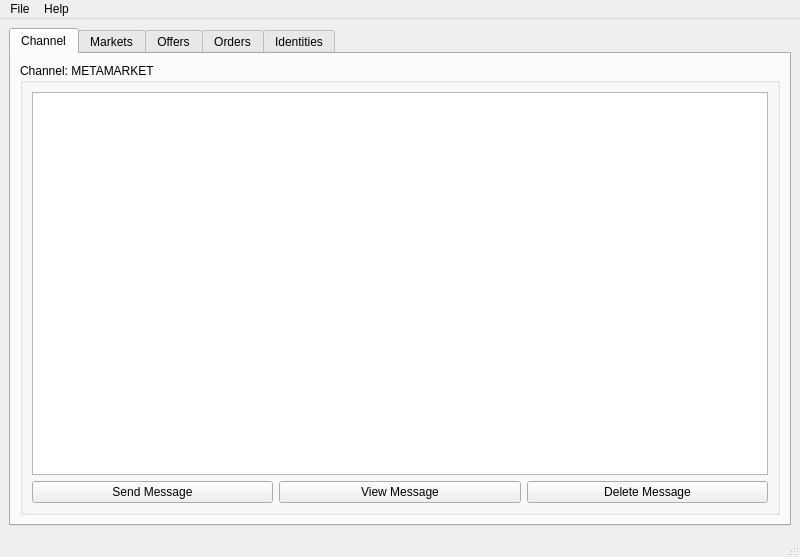
<?xml version="1.0" encoding="UTF-8"?>
<ui version="4.0">
 <class>MainWindow</class>
 <widget class="QMainWindow" name="MainWindow">
  <property name="geometry">
   <rect>
    <x>0</x>
    <y>0</y>
    <width>800</width>
    <height>557</height>
   </rect>
  </property>
  <property name="windowTitle">
   <string>METAmarket-Qt</string>
  </property>
  <widget class="QWidget" name="centralwidget">
   <layout class="QGridLayout" name="gridLayout">
    <item row="1" column="0">
     <widget class="QTabWidget" name="tabwidget">
      <property name="currentIndex">
       <number>0</number>
      </property>
      <widget class="QWidget" name="chan_tab">
       <attribute name="title">
        <string>Channel</string>
       </attribute>
       <layout class="QGridLayout" name="gridLayout_3">
        <item row="1" column="0">
         <widget class="QGroupBox" name="chan_groupbox">
          <property name="title">
           <string>Channel: METAMARKET</string>
          </property>
          <layout class="QGridLayout" name="gridLayout_2">
           <item row="0" column="0">
            <layout class="QVBoxLayout" name="verticalLayout">
             <item>
              <widget class="QListWidget" name="chan_list"/>
             </item>
             <item>
              <layout class="QHBoxLayout" name="horizontalLayout">
               <item>
                <widget class="QPushButton" name="chan_send_button">
                 <property name="text">
                  <string>Send Message</string>
                 </property>
                </widget>
               </item>
               <item>
                <widget class="QPushButton" name="chan_view_button">
                 <property name="text">
                  <string>View Message</string>
                 </property>
                </widget>
               </item>
               <item>
                <widget class="QPushButton" name="chan_delete_button">
                 <property name="text">
                  <string>Delete Message</string>
                 </property>
                </widget>
               </item>
              </layout>
             </item>
            </layout>
           </item>
          </layout>
         </widget>
        </item>
       </layout>
      </widget>
      <widget class="QWidget" name="market_tab">
       <attribute name="title">
        <string>Markets</string>
       </attribute>
       <layout class="QGridLayout" name="gridLayout_7">
        <item row="0" column="0">
         <widget class="QGroupBox" name="market_groupbox">
          <property name="title">
           <string>Available Markets:</string>
          </property>
          <layout class="QGridLayout" name="gridLayout_6">
           <item row="0" column="0">
            <layout class="QVBoxLayout" name="verticalLayout_3">
             <item>
              <widget class="QTableWidget" name="market_table">
               <attribute name="horizontalHeaderStretchLastSection">
                <bool>true</bool>
               </attribute>
               <column>
                <property name="text">
                 <string>Name</string>
                </property>
               </column>
               <column>
                <property name="text">
                 <string>Description</string>
                </property>
               </column>
              </widget>
             </item>
             <item>
              <layout class="QHBoxLayout" name="horizontalLayout_3">
               <item>
                <widget class="QPushButton" name="market_import_button">
                 <property name="text">
                  <string>Import Market</string>
                 </property>
                </widget>
               </item>
               <item>
                <widget class="QPushButton" name="market_view_button">
                 <property name="text">
                  <string>View Market</string>
                 </property>
                </widget>
               </item>
               <item>
                <widget class="QPushButton" name="market_delete_button">
                 <property name="text">
                  <string>Delete Market</string>
                 </property>
                </widget>
               </item>
              </layout>
             </item>
            </layout>
           </item>
          </layout>
         </widget>
        </item>
       </layout>
      </widget>
      <widget class="QWidget" name="offer_tab">
       <attribute name="title">
        <string>Offers</string>
       </attribute>
       <layout class="QGridLayout" name="gridLayout_12">
        <item row="0" column="0">
         <widget class="QGroupBox" name="offer_groupbox">
          <property name="title">
           <string>Available Offers: Market Name</string>
          </property>
          <layout class="QGridLayout" name="gridLayout_11">
           <item row="0" column="0">
            <layout class="QVBoxLayout" name="verticalLayout_7">
             <item>
              <layout class="QHBoxLayout" name="horizontalLayout_6">
               <item>
                <widget class="QComboBox" name="offer_mkt_combobox"/>
               </item>
               <item>
                <widget class="QLineEdit" name="offer_search_lineedit">
                 <property name="text">
                  <string>Search</string>
                 </property>
                </widget>
               </item>
              </layout>
             </item>
             <item>
              <widget class="QTableWidget" name="offer_tablewidget">
               <attribute name="horizontalHeaderStretchLastSection">
                <bool>true</bool>
               </attribute>
               <column>
                <property name="text">
                 <string>Name</string>
                </property>
               </column>
               <column>
                <property name="text">
                 <string>Locale</string>
                </property>
               </column>
               <column>
                <property name="text">
                 <string>Amount</string>
                </property>
               </column>
               <column>
                <property name="text">
                 <string>Price</string>
                </property>
               </column>
              </widget>
             </item>
             <item>
              <layout class="QHBoxLayout" name="horizontalLayout_7">
               <item>
                <widget class="QPushButton" name="offer_order_button">
                 <property name="text">
                  <string>Order</string>
                 </property>
                </widget>
               </item>
               <item>
                <widget class="QPushButton" name="offer_view_button">
                 <property name="text">
                  <string>View Offer</string>
                 </property>
                </widget>
               </item>
               <item>
                <widget class="QPushButton" name="offer_delete_button">
                 <property name="text">
                  <string>Delete Offer</string>
                 </property>
                </widget>
               </item>
              </layout>
             </item>
            </layout>
           </item>
          </layout>
         </widget>
        </item>
       </layout>
      </widget>
      <widget class="QWidget" name="order_tab">
       <attribute name="title">
        <string>Orders</string>
       </attribute>
       <layout class="QGridLayout" name="gridLayout_5">
        <item row="0" column="0">
         <widget class="QGroupBox" name="order_groupbox">
          <property name="title">
           <string>My Orders:</string>
          </property>
          <layout class="QGridLayout" name="gridLayout_4">
           <item row="0" column="0">
            <layout class="QVBoxLayout" name="verticalLayout_2">
             <item>
              <widget class="QTableWidget" name="orders_table">
               <attribute name="horizontalHeaderStretchLastSection">
                <bool>true</bool>
               </attribute>
               <column>
                <property name="text">
                 <string>Status</string>
                </property>
               </column>
               <column>
                <property name="text">
                 <string>Name</string>
                </property>
               </column>
               <column>
                <property name="text">
                 <string>Locale</string>
                </property>
               </column>
               <column>
                <property name="text">
                 <string>Amount</string>
                </property>
               </column>
               <column>
                <property name="text">
                 <string>Price</string>
                </property>
               </column>
              </widget>
             </item>
             <item>
              <layout class="QHBoxLayout" name="horizontalLayout_2">
               <item>
                <widget class="QPushButton" name="order_process_button">
                 <property name="text">
                  <string>Process</string>
                 </property>
                </widget>
               </item>
               <item>
                <widget class="QPushButton" name="order_view_button">
                 <property name="text">
                  <string>View Offer</string>
                 </property>
                </widget>
               </item>
               <item>
                <widget class="QPushButton" name="order_cancel_button">
                 <property name="text">
                  <string>Cancel Order</string>
                 </property>
                </widget>
               </item>
              </layout>
             </item>
            </layout>
           </item>
          </layout>
         </widget>
        </item>
       </layout>
      </widget>
      <widget class="QWidget" name="ident_tab">
       <attribute name="title">
        <string>Identities</string>
       </attribute>
       <layout class="QGridLayout" name="gridLayout_10">
        <item row="0" column="0">
         <layout class="QVBoxLayout" name="verticalLayout_6">
          <item>
           <widget class="QGroupBox" name="ident_myid_groupbox">
            <property name="title">
             <string>My Identity:</string>
            </property>
            <layout class="QGridLayout" name="gridLayout_9">
             <item row="0" column="0">
              <layout class="QVBoxLayout" name="verticalLayout_5">
               <item>
                <widget class="QLabel" name="ident_myid_label">
                 <property name="text">
                  <string>ID Hash: </string>
                 </property>
                </widget>
               </item>
               <item>
                <widget class="QLabel" name="ident_btcaddr_label">
                 <property name="text">
                  <string>BTC Address: </string>
                 </property>
                </widget>
               </item>
               <item>
                <widget class="QLabel" name="ident_bmaddr_label">
                 <property name="text">
                  <string>BM Address: </string>
                 </property>
                </widget>
               </item>
              </layout>
             </item>
            </layout>
           </widget>
          </item>
          <item>
           <widget class="QGroupBox" name="ident_groupbox">
            <property name="title">
             <string>Known Identities:</string>
            </property>
            <layout class="QGridLayout" name="gridLayout_8">
             <item row="0" column="0">
              <layout class="QVBoxLayout" name="verticalLayout_4">
               <item>
                <layout class="QHBoxLayout" name="horizontalLayout_5">
                 <item>
                  <widget class="QComboBox" name="ident_market_combobox"/>
                 </item>
                 <item>
                  <widget class="QLineEdit" name="ident_search_lineedit">
                   <property name="text">
                    <string>Search</string>
                   </property>
                  </widget>
                 </item>
                </layout>
               </item>
               <item>
                <widget class="QTableWidget" name="ident_table">
                 <attribute name="horizontalHeaderStretchLastSection">
                  <bool>true</bool>
                 </attribute>
                 <column>
                  <property name="text">
                   <string>Name</string>
                  </property>
                 </column>
                 <column>
                  <property name="text">
                   <string>ID</string>
                  </property>
                 </column>
                </widget>
               </item>
               <item>
                <layout class="QHBoxLayout" name="horizontalLayout_4">
                 <item>
                  <widget class="QPushButton" name="ident_reg_button">
                   <property name="text">
                    <string>Register My Identity</string>
                   </property>
                  </widget>
                 </item>
                 <item>
                  <widget class="QPushButton" name="ident_view_button">
                   <property name="text">
                    <string>View Identity</string>
                   </property>
                  </widget>
                 </item>
                 <item>
                  <widget class="QPushButton" name="ident_burn_button">
                   <property name="text">
                    <string>BURN BTC</string>
                   </property>
                  </widget>
                 </item>
                </layout>
               </item>
              </layout>
             </item>
            </layout>
           </widget>
          </item>
         </layout>
        </item>
       </layout>
      </widget>
     </widget>
    </item>
   </layout>
  </widget>
  <widget class="QMenuBar" name="menubar">
   <property name="geometry">
    <rect>
     <x>0</x>
     <y>0</y>
     <width>800</width>
     <height>20</height>
    </rect>
   </property>
   <widget class="QMenu" name="menuFile">
    <property name="title">
     <string>File</string>
    </property>
    <addaction name="actionClose"/>
   </widget>
   <widget class="QMenu" name="menuHelp">
    <property name="title">
     <string>Help</string>
    </property>
    <addaction name="actionAbout"/>
   </widget>
   <addaction name="menuFile"/>
   <addaction name="menuHelp"/>
  </widget>
  <widget class="QStatusBar" name="statusbar"/>
  <action name="actionClose">
   <property name="text">
    <string>Close</string>
   </property>
  </action>
  <action name="actionAbout">
   <property name="text">
    <string>About</string>
   </property>
  </action>
 </widget>
 <resources/>
 <connections>
  <connection>
   <sender>actionClose</sender>
   <signal>activated()</signal>
   <receiver>MainWindow</receiver>
   <slot>close()</slot>
   <hints>
    <hint type="sourcelabel">
     <x>-1</x>
     <y>-1</y>
    </hint>
    <hint type="destinationlabel">
     <x>399</x>
     <y>299</y>
    </hint>
   </hints>
  </connection>
 </connections>
</ui>
